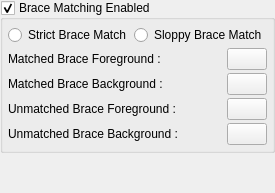
     <widget class="QWidget" name="pBraceMatching">
      <layout class="QVBoxLayout">
       <property name="spacing">
        <number>3</number>
       </property>
       <property name="margin">
        <number>0</number>
       </property>
       <item>
        <widget class="QGroupBox" name="gbBraceMatchingEnabled">
         <property name="title">
          <string>Brace Matching Enabled</string>
         </property>
         <property name="checkable">
          <bool>true</bool>
         </property>
         <layout class="QGridLayout">
          <property name="margin">
           <number>5</number>
          </property>
          <property name="spacing">
           <number>3</number>
          </property>
          <item row="1" column="0" colspan="2">
           <layout class="QGridLayout">
            <property name="spacing">
             <number>3</number>
            </property>
            <item row="1" column="1">
             <widget class="ColorPushButton" name="tbMatchedBraceBackground">
              <property name="sizePolicy">
               <sizepolicy hsizetype="Fixed" vsizetype="Fixed">
                <horstretch>0</horstretch>
                <verstretch>0</verstretch>
               </sizepolicy>
              </property>
             </widget>
            </item>
            <item row="2" column="0">
             <widget class="QLabel" name="lUnmatchedBraceForeground">
              <property name="text">
               <string>Unmatched Brace Foreground :</string>
              </property>
             </widget>
            </item>
            <item row="1" column="0">
             <widget class="QLabel" name="lMatchedBraceBackground">
              <property name="text">
               <string>Matched Brace Background :</string>
              </property>
             </widget>
            </item>
            <item row="3" column="0">
             <widget class="QLabel" name="lUnmatchedBraceBackground">
              <property name="text">
               <string>Unmatched Brace Background :</string>
              </property>
             </widget>
            </item>
            <item row="0" column="1">
             <widget class="ColorPushButton" name="tbMatchedBraceForeground">
              <property name="sizePolicy">
               <sizepolicy hsizetype="Fixed" vsizetype="Fixed">
                <horstretch>0</horstretch>
                <verstretch>0</verstretch>
               </sizepolicy>
              </property>
             </widget>
            </item>
            <item row="0" column="0">
             <widget class="QLabel" name="lMatchedBraceForeground">
              <property name="text">
               <string>Matched Brace Foreground :</string>
              </property>
             </widget>
            </item>
            <item row="3" column="1">
             <widget class="ColorPushButton" name="tbUnmatchedBraceBackground">
              <property name="sizePolicy">
               <sizepolicy hsizetype="Fixed" vsizetype="Fixed">
                <horstretch>0</horstretch>
                <verstretch>0</verstretch>
               </sizepolicy>
              </property>
             </widget>
            </item>
            <item row="2" column="1">
             <widget class="ColorPushButton" name="tbUnmatchedBraceForeground">
              <property name="sizePolicy">
               <sizepolicy hsizetype="Fixed" vsizetype="Fixed">
                <horstretch>0</horstretch>
                <verstretch>0</verstretch>
               </sizepolicy>
              </property>
             </widget>
            </item>
           </layout>
          </item>
          <item row="0" column="0">
           <widget class="QRadioButton" name="rbStrictBraceMatch">
            <property name="text">
             <string>Strict Brace Match</string>
            </property>
           </widget>
          </item>
          <item row="0" column="1">
           <widget class="QRadioButton" name="rbSloppyBraceMatch">
            <property name="text">
             <string>Sloppy Brace Match</string>
            </property>
           </widget>
          </item>
         </layout>
        </widget>
       </item>
       <item>
        <spacer>
         <property name="orientation">
          <enum>Qt::Vertical</enum>
         </property>
         <property name="sizeHint" stdset="0">
          <size>
           <width>20</width>
           <height>40</height>
          </size>
         </property>
        </spacer>
       </item>
      </layout>
     </widget>
